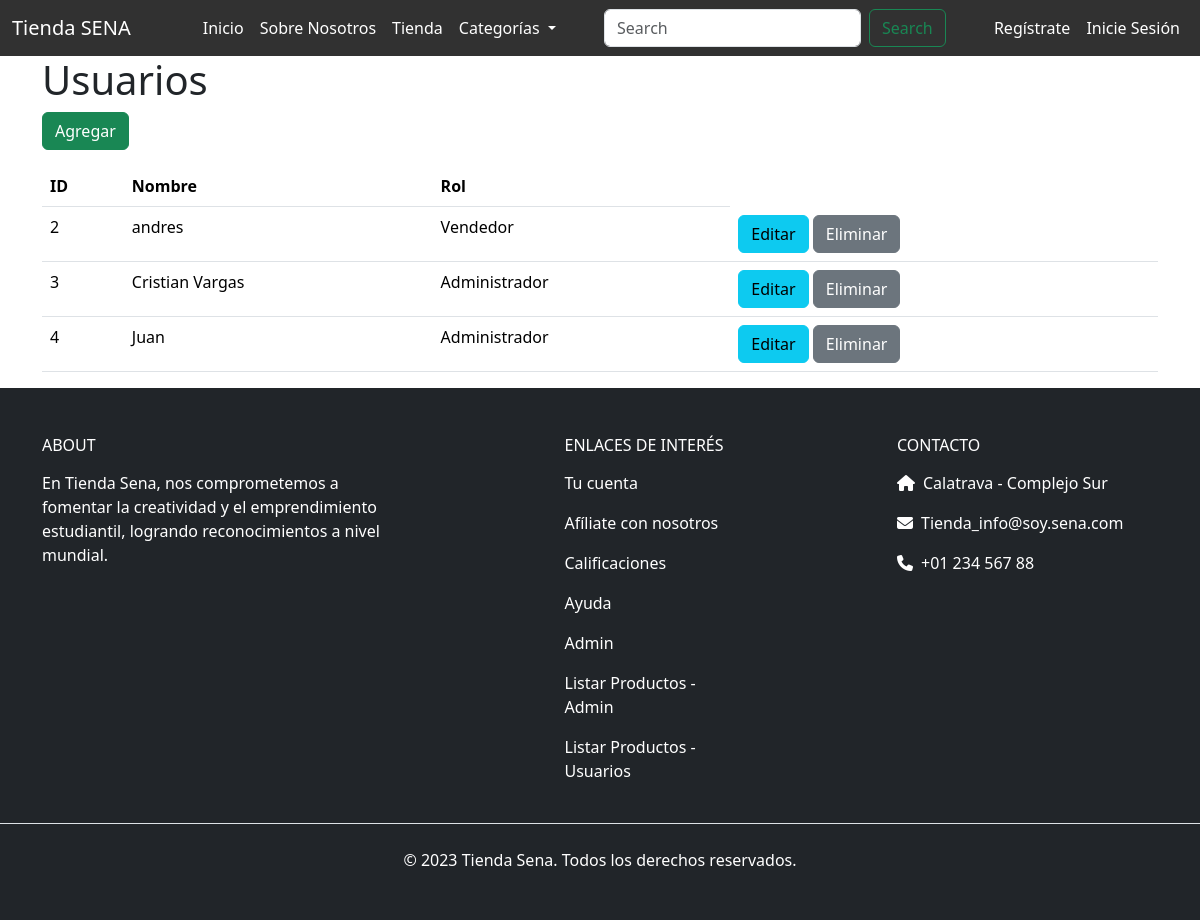
The page /usuarios on the database its author committed.
### tienda_sena/models.py (models this page shows, shortened)
class Usuario(models.Model):
    nombre_apellido = models.CharField(max_length=150)
    correo = models.CharField(max_length=254)
    password = models.CharField(max_length=254)
    ROLES = (
        (1, "Administrador"),
        (2, "Cliente"),
        (3, "Vendedor"),
    )
    rol = models.IntegerField(choices=ROLES, default=2)
    imagen_perfil = models.ImageField(upload_to='usuarios/', null=True, blank=True)  # Campo para la foto de perfil

### tienda_sena/views.py (the view)
# urls.py: path('usuarios', views.usuarios, name='usuarios'),
def usuarios(request):
    q = Usuario.objects.all()
    contexto = { "data": q }
    return render(request, "administrador/usuarios/listar_usuarios.html", contexto)

### tienda_sena/context_processors.py (called while the page is built)
def categorias(request):
    categorias = Producto.CATEGORIAS
    return {'categorias': categorias}

def colores(request):
    colores = Producto.COLORES
    return {'colores': colores}

### tienda_sena/templates/administrador/usuarios/listar_usuarios.html
{% extends 'bases/base.html' %}
{% load static %}
{% block main%}
<div class="container">
    <h1>Usuarios</h1>
    <a href="{% url 'agregar_usuario' %}" class="btn btn-success mb-3">Agregar</a>
    <table class="table">
        <thead>
            <tr>
                <th>ID</th>
                <th>Nombre</th>
                <th>Rol</th>
            </tr>
        </thead>
        <tbody>
            {% for x in data %}
                <tr>
                    <td>{{ x.id }}</td>
                    <td>{{ x.nombre_apellido }}</td>
                    <td>{{ x.get_rol_display }}</td>
                    <td>
                        <a href="{% url 'editar_usuario' x.id %}" class="btn btn-info">Editar</a>
                        <a href="{% url 'eliminar_usuario' x.id %}" class="btn btn-secondary">Eliminar</a>
                    </td>
                </tr>
            {% endfor %}
        </tbody>
    </table>
</div>
{% endblock %}

### tienda_sena/static/css/style.css (style rules this page uses)
* { margin: 0; padding: 0; box-sizing: border-box; }

### rows shown on the page
Usuario: id "2", nombre_apellido "andres", rol "Vendedor"
Usuario: id "3", nombre_apellido "Cristian Vargas", rol "Administrador"
Usuario: id "4", nombre_apellido "Juan", rol "Administrador"
